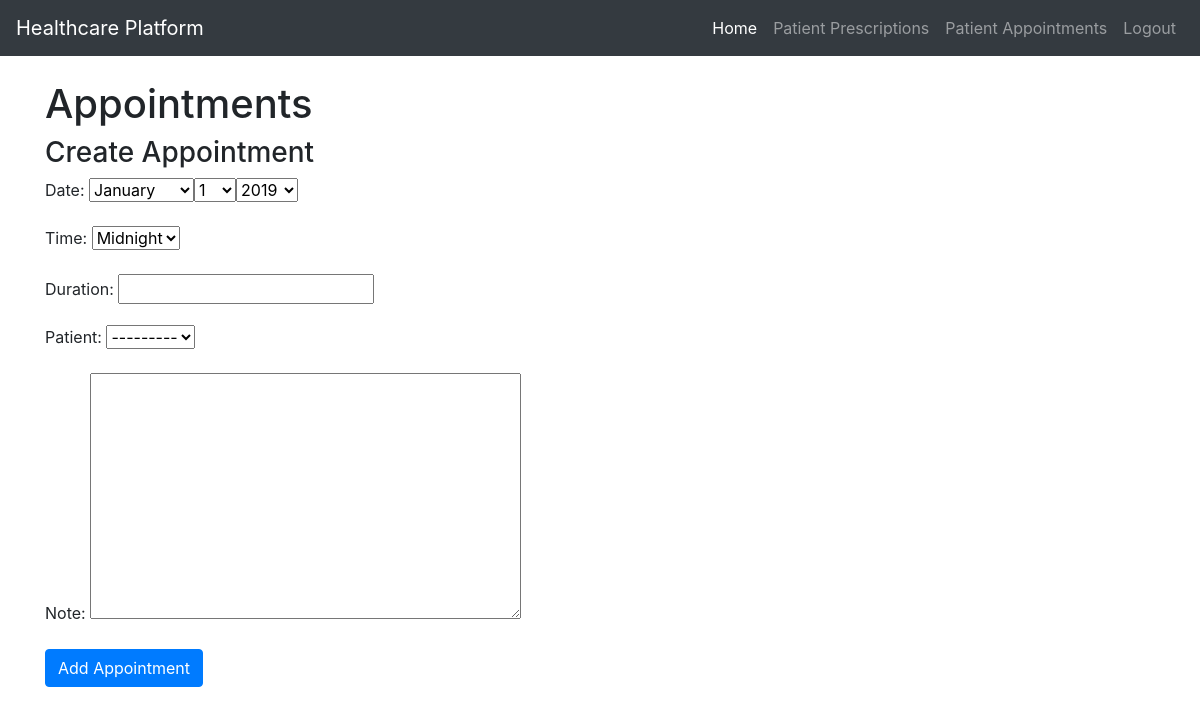
The page /provider_appointments (signed in) on the database as committed earlier.
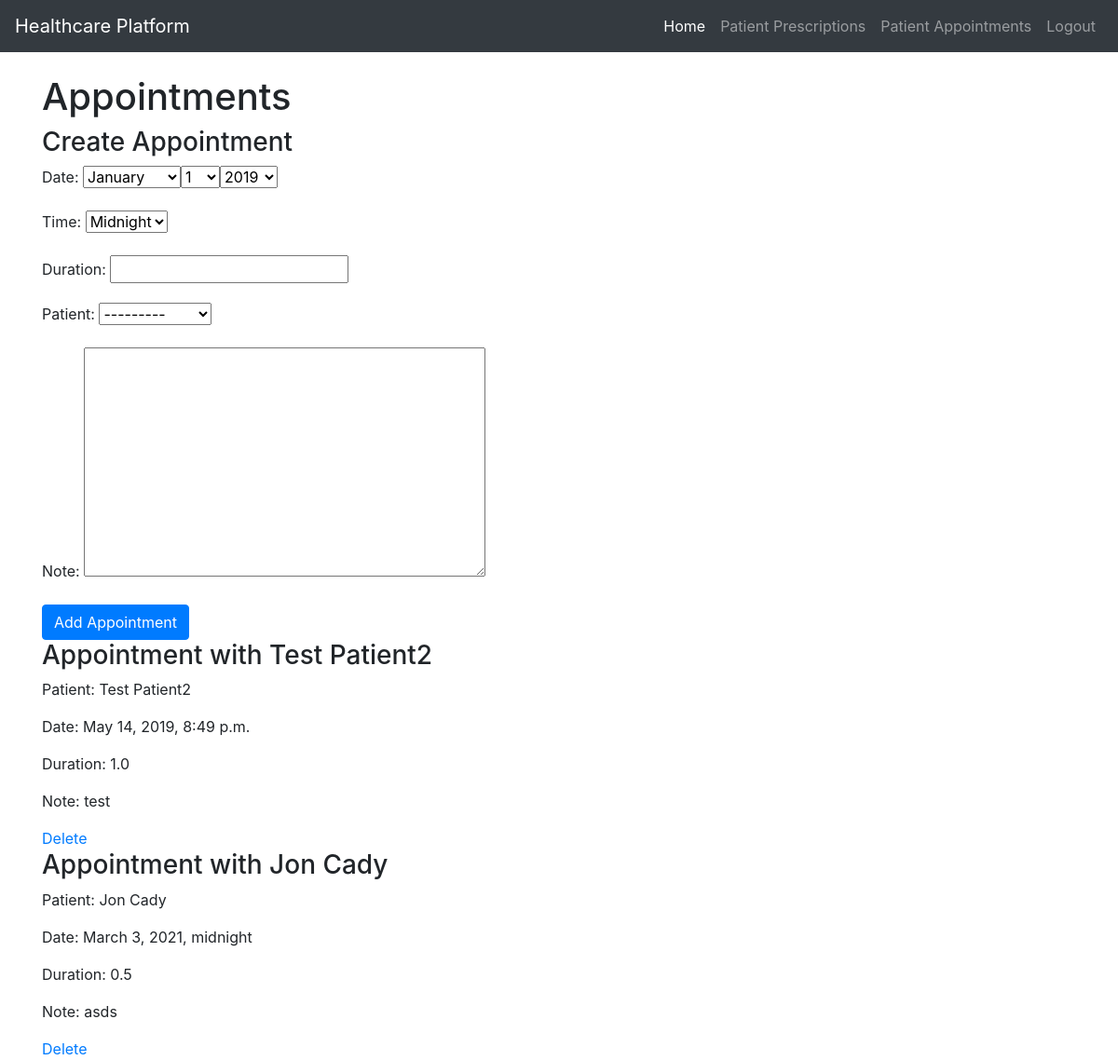
The same page on the database as committed later.
### dbApp/models.py (models this page shows, shortened)
class Appointment(models.Model):
    date_time = models.DateTimeField()
    duration = models.DecimalField(max_digits=2, decimal_places=1)
    patient = models.ForeignKey('Patient', on_delete=models.SET_NULL, null=True, related_name='appointment_patient')
    provider = models.ForeignKey('Provider', on_delete=models.SET_NULL, null=True, related_name='appointment_provider')
    note = models.CharField(blank=True, default='', max_length=1024)

class Patient(models.Model):
    user = models.OneToOneField(User, on_delete=models.CASCADE)
    birthdate = models.DateField()
    age = models.SmallIntegerField()
    allergies = models.CharField(blank=True, default='', max_length=128)
    provider = models.ForeignKey('Provider', on_delete=models.SET_NULL, null=True, related_name='provider_patient')
    prescriptions = models.ManyToManyField('Prescription', related_name='patient_prescriptions', blank=True)
    def get_full_name(self):
        if self.user.first_name is '':
            return 'Patient ' + str(self.id)
        return self.user.first_name + " " + self.user.last_name
    def __str__(self):
        return self.get_full_name()

### frontend/views.py (the view)
# urls.py: path('provider_appointments', render_provider_appointments, name='provider_appointments'),
def render_provider_appointments(request):
    if request.method != "GET":
        return Response('Method not allowed', status=status.HTTP_405_METHOD_NOT_ALLOWED)
    try:
        provider = request.user.provider
        appointments = Appointment.objects.filter(provider=provider)
        form = AppointmentForm()
        return render(request, 'provider_appointments.html', { 'appointments': appointments, 'form': form })
    except:
        return redirect('homepage')

### dbApp/forms.py
class AppointmentForm(forms.Form):
    date = forms.DateField(required=True, widget=forms.SelectDateWidget)
    time = forms.ChoiceField(required=True, choices=TIME_CHOICES)
    duration = forms.DecimalField(required=True, max_digits=2, decimal_places=1)
    patient = forms.ModelChoiceField(queryset=Patient.objects.all(), required=True)
    note = forms.CharField(widget=forms.Textarea)

### templates/provider_appointments.html (shortened to what this page needs)
{% extends 'base.html' %}
{% block content %}
<h1>Appointments</h1>
{% if user.is_authenticated %}
<div>
    <h3>Create Appointment</h3>
    <form method="POST" action="{% url 'appointments' %}">
        {{ form.as_p }}
        <button type="submit" class="btn btn-primary">Add Appointment</button>
    </form>
</div>
{% for appointment in appointments %}
<div>
    <h3>Appointment with {{appointment.patient}}</h3>
    <p>Patient: {{ appointment.patient }}</p>
    <p>Date: {{ appointment.date_time }}</p>
    <p>Duration: {{ appointment.duration }}</p>
    <p>Note: {{ appointment.note }}</p>
    <a href="{% url 'delete_appointment' appointment.id %}">Delete</a>
</div>
{% endfor %}
{% endif %}
{% endblock %}

Rows that differ between the two databases and show on the page:
added Appointment: patient "Test Patient2", date_time "May 14, 2019, 8:49 p.m.", duration "1.0", note "test"
added Appointment: patient "Jon Cady", date_time "March 3, 2021, midnight", duration "0.5", note "asds"
